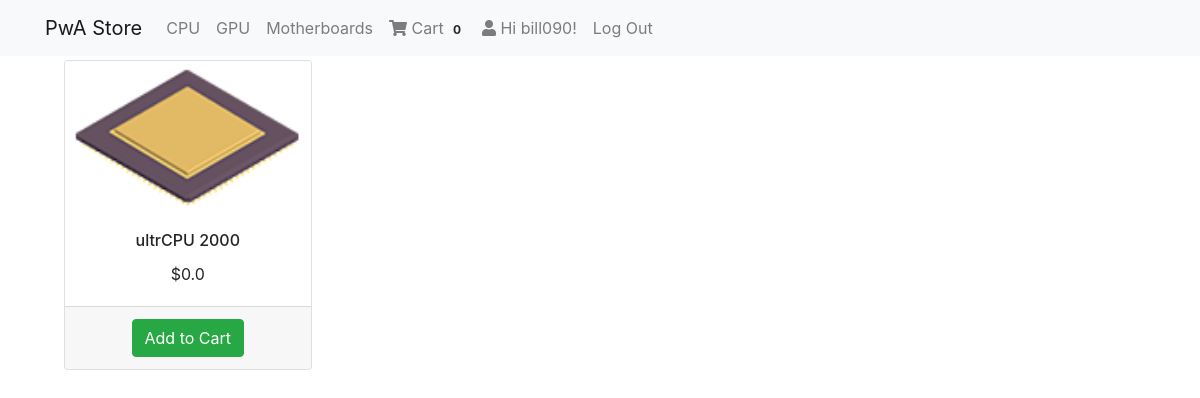
The app's page / (signed in) with its own data.
### products/models.py (models this page shows, shortened)
class Product(models.Model):
    mainimage = models.ImageField(upload_to='products/', blank=True)
    name = models.CharField(max_length=300)
    slug = models.SlugField()
    category = models.ForeignKey(Category, on_delete=models.CASCADE)
    preview_text = models.TextField(max_length=200, verbose_name='Preview Text')
    detail_text = models.TextField(max_length=1000, verbose_name='Detail Text')
    price = models.FloatField()

### products/views.py (the view)
# urls.py: 2. Add a URL to urlpatterns:  path('', Home.as_view(), name='home')
class Home(ListView):
    model = Product
    context_object_name = 'all_products_list'
    template_name = 'products/home.html'

### cart/models.py (called while the page is built)
    @classmethod
    def get_cart_quantity(cls,user):
        total_quantity = 0
        items = Cart.objects.filter(user=user)
        if items.exists():
            for item in items:
                total_quantity += item.quantity
        return total_quantity

### cart/templatetags/cart_tag.py (called while the page is built)
@register.filter
def cart_total_quantity(user):
    return Cart.get_cart_quantity(user)

### templates/products/home.html
{% extends 'base.html' %}
{% block content %}
    <div class="container">
    <div class="row">
        {% for product in all_products_list %}
            <div class="col-md-4 col-sm-12 col-lg-3 m-1">
                <div class="card" style='width:100%; '>
                    <img src="media/{{ product.mainimage }}" style="width:100%;" class="card-img-top" alt="{{ product.name }}">
                    <div class="card-body">
                        <h6 class="card-title text-center"> {{ product.name }}</h6>
                        <p class="card-text text-center">${{ product.price }}</p>
                    </div>
                    <div class='card-footer text-center'>
                        <a href="cart/{{product.slug}}" class="btn btn-success">Add to Cart</a>
                    </div>
                </div>
            </div>
        {% endfor %}
    </div>
    </div>
{% endblock content %}

### templates/navbar.html (shortened to what this page needs)
{% load cart_tag %}
<nav class="navbar navbar-expand-lg navbar-light bg-light">
    <div class="container">
        <a class="navbar-brand" href="/">PwA Store</a>
        <div class="collapse navbar-collapse" id="navbarNav">
            <ul class="navbar-nav">
                <li {% if request.path == 'contact' %}class="nav-item active"{% else %}class="nav-item"{% endif %}>
                    <a class="nav-link" href="#"> CPU <span class="sr-only">(current)</span></a>
                </li>
                <li class="nav-item">
                    <a class="nav-link" href="#"> GPU </a>
                </li>
                <li class="nav-item">
                    <a class="nav-link" href="#"> Motherboards </a>
                </li>
                {% if request.user.is_authenticated %}
                    <li class="nav-item">
                        <a class="nav-link" href="{% url 'mainapp:cart-home' %}">
                            <i class="fa fa-shopping-cart"></i> Cart <span class="badge badge-light">{{ request.user| cart_total_quantity }}</span>
                        </a>
                    </li>
                    <li class="nav-item">
                        <a class="nav-link" href="">
                            <i class="fas fa-user"></i> Hi {{ request.user.username }}!
                        </a>
                    </li>
                    <li class="nav-item">
                        <a class="nav-link" href="{% url 'logout' %}"> Log Out</a>
                    </li>
                {% endif %}
            </ul>
        </div>
    </div>
</nav>

### records on screen
Product: mainimage (picture), name "ultrCPU 2000", price "0.0"

### other values on screen
{{ request.user| cart_total_quantity }} "0"
{{ request.user.username }} "bill090"
